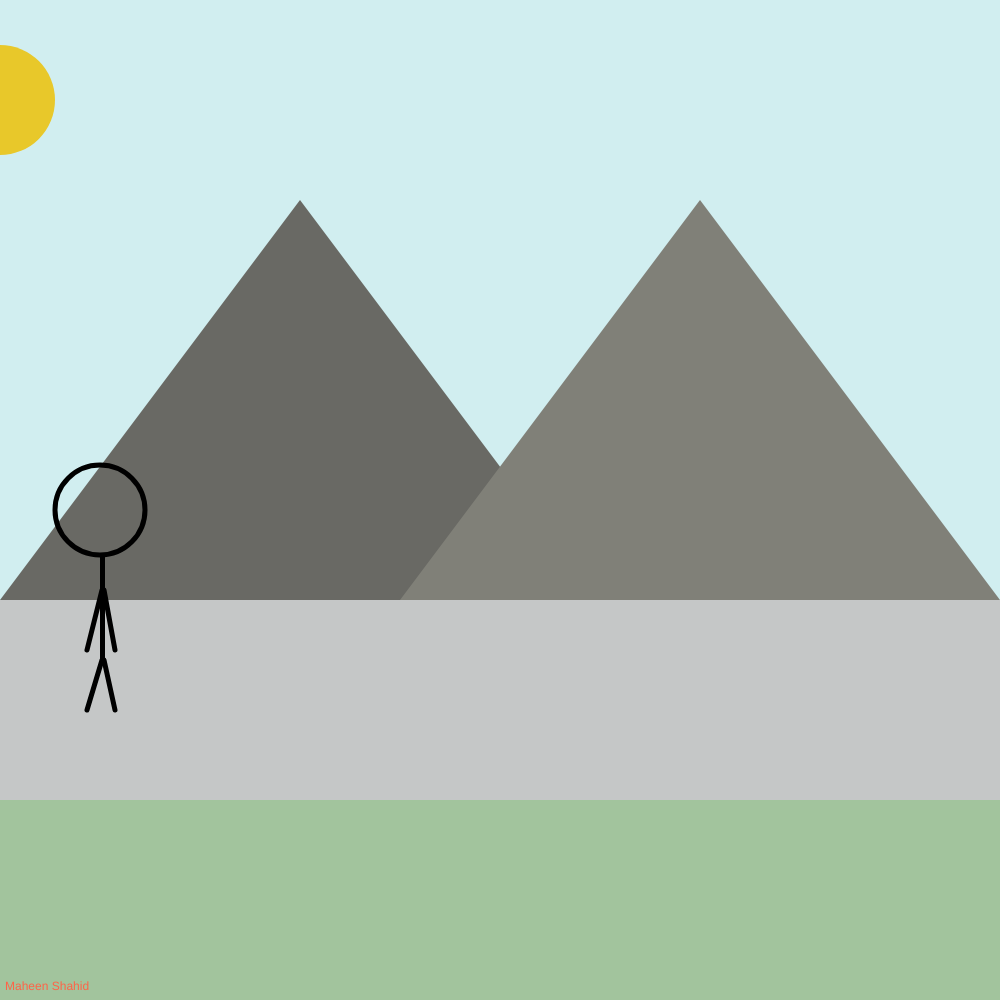
Frame 1 (no input)
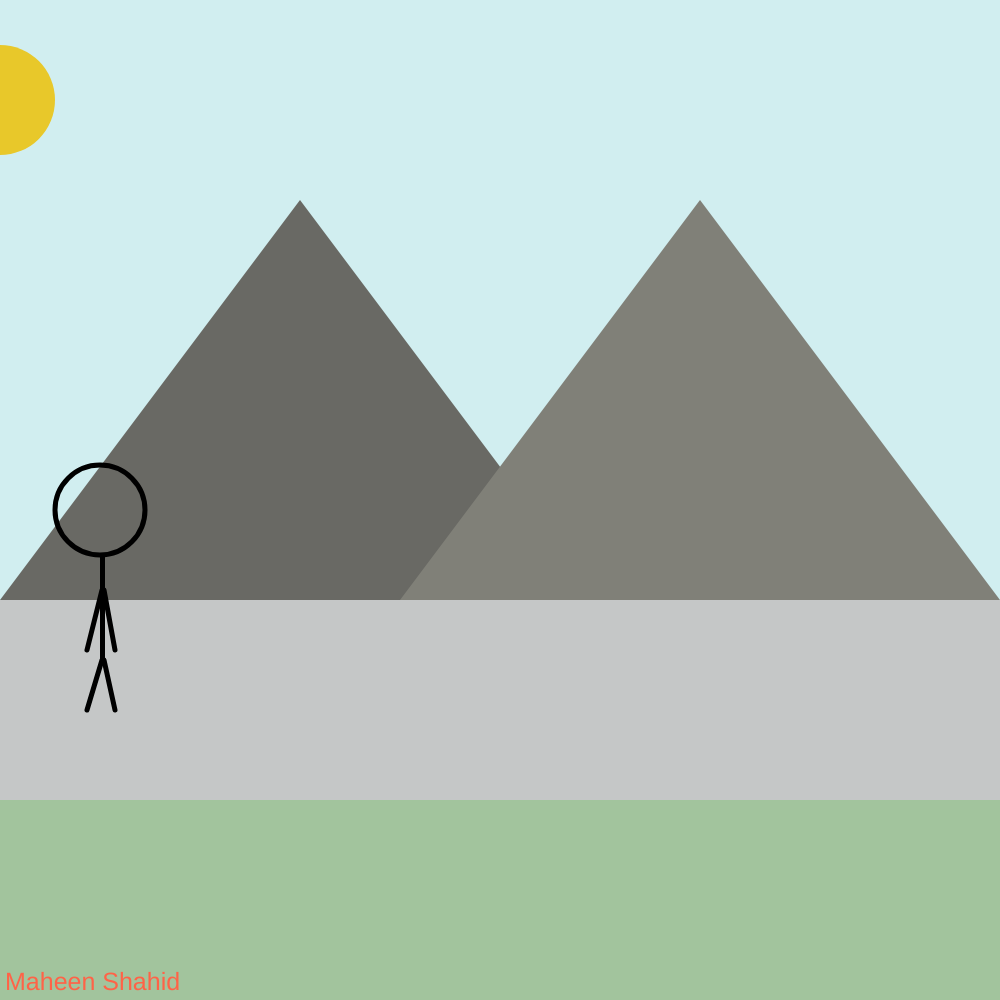
Frame 60 (no input)
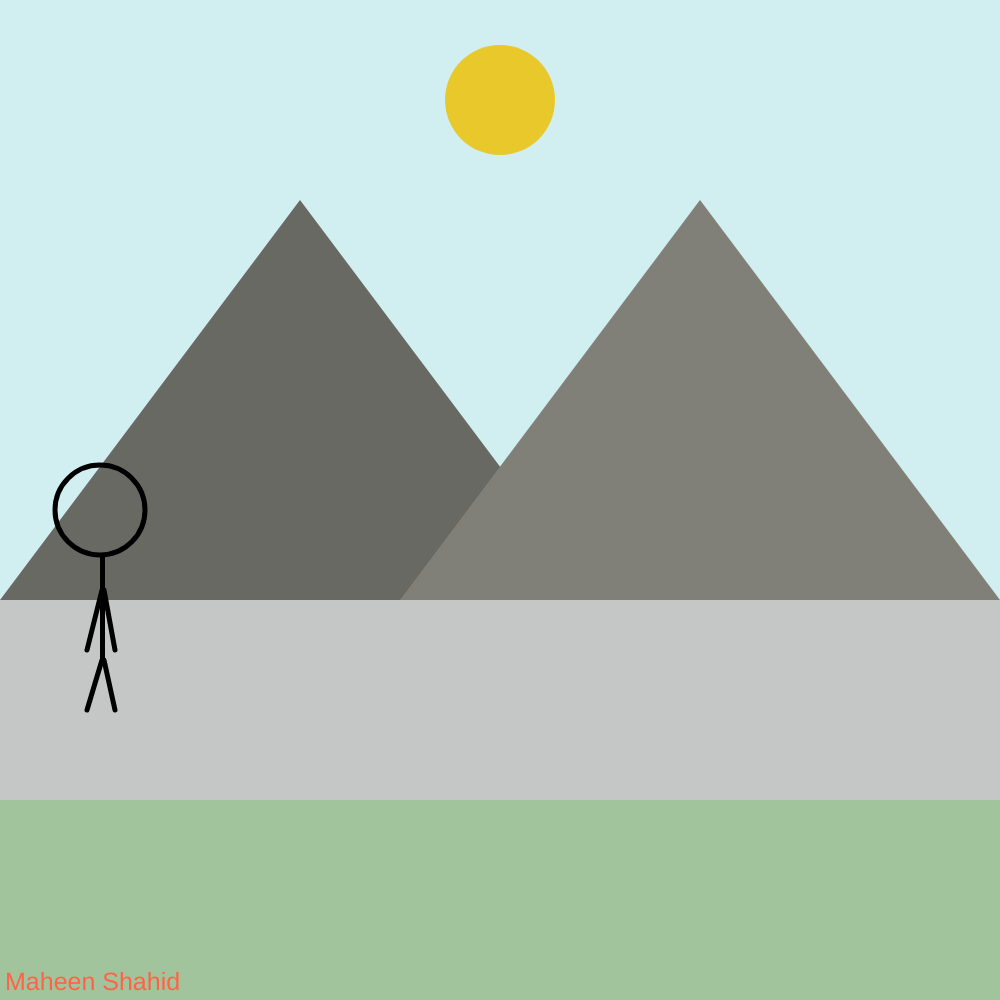
Frame 120 (the mouse pressed at the canvas centre since frame 60)

The p5.js sketch that drew these frames (run headless with seeded random() and noise() and a simulated clock; from frame 60 on, the mouse is pressed at the canvas centre):

// p5.js sketch
// ── sketch.js
// Interactive Scene Assignment
// Maheen Shahid
// Feb 12, 2025


//Global Variable Declaration
let jimX = 100; // starts jim at x = 100
let currentBack = 0;//Default Background

function setup() {
  createCanvas(1000, 1000);
}

function draw() {
  gradientBackground();
  drawBackground();
  jimTheCharacter(jimX);

  // Character Movement
  if(keyIsDown(LEFT_ARROW)){
    jimX -= 5;
    if(jimX < 0){  // off the screen
      jimX = 1000;  
    }
  }
  if(keyIsDown(RIGHT_ARROW)){
    jimX += 5;
    if(jimX > 1000){
      jimX = 0;
    }
  }

}

function gradientBackground(){
  // Smooth Night Background
  let h = 2;

  for(let y = 0; y < height; y+= h){
    noStroke();
    let mappedY = map(y,0,height,0,255);
    fill(0, 0, mappedY);
    rect(0, y, width, h);
  }
}

function drawBackground() { 
  // Draws Scenery
  noStroke();

  if(currentBack === 0){   // Default Blue Sky
    background(209, 238, 240);
  }

  if(currentBack === 1){   // Sunset
    background(255, 140, 0);
  }

  if(currentBack === 2){   // Night
    gradientBackground();
  }

  if(currentBack === 3){   // Snowy
    background(250, 249, 242);
  }

  fill(232, 200, 42);
  circle(mouseX, 100, 110);

  if(mouseX >= 1000){
    mouseX = 1000;
  }

  fill(197, 199, 199);
  rect(0, 600, windowWidth, 200);

  fill(162, 196, 157);
  rect(0, 800, windowWidth, 200);

  // Mountains
  fill(105, 105, 100);                     
  triangle(300, 200, 0, 600, 600, 600);
  fill(128, 128, 120);                       
  triangle(700, 200, 400, 600, 1000, 600);


  // Name 
  fill('tomato');
  text("Maheen Shahid", 5, 990);
  textSize(25);
}

function jimTheCharacter(x){ 
  // Draws interactive character
  fill(0, 0, 0);
  rect(x, 553, 5, 110); // moves body at x-position

  fill(207, 85, 74);
  stroke(0, 0, 0);
  noFill();
  strokeWeight(5);
  circle(x, 510, 90); // Head moves with x

  // ARMS
  line(x + 2, 590, x - 13, 650);
  line(x + 4, 590 , x + 15, 650);
  // LEGS
  line(x + 2, 660, x - 13, 710);
  line(x + 4, 660, x + 15, 710);

}


function mousePressed(){
  // Changes Background
  if(mouseButton === CENTER){

    currentBack = currentBack + 1;  

    if(currentBack > 3){
      currentBack = 0;
    }

  }
}
